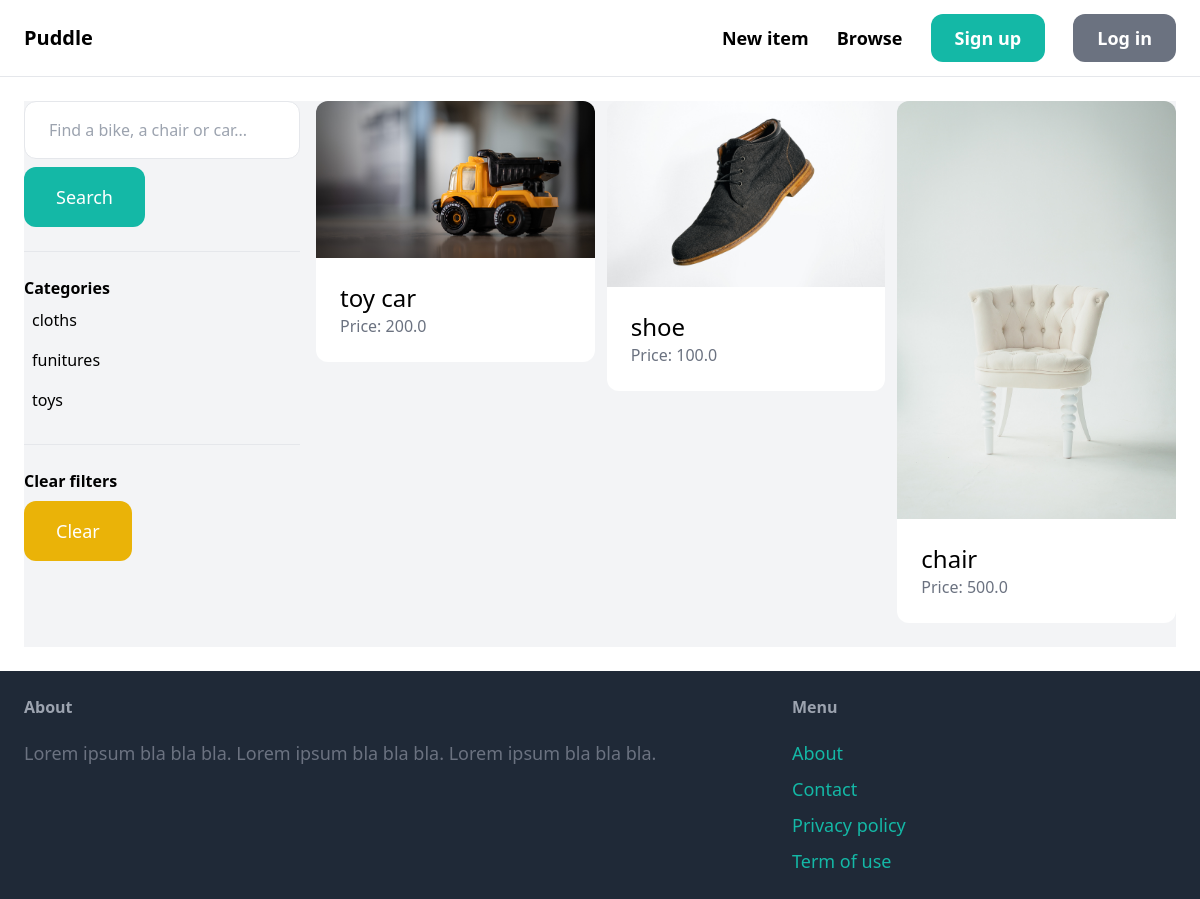
The app's page /items/ with its own data.
### item/models.py (models this page shows, shortened)
class Category(models.Model):
    name = models.CharField(max_length=255)
    class Meta:
        ordering = ('name',)
        verbose_name_plural = 'Categories'

class Item(models.Model):
    category = models.ForeignKey(Category, related_name='items', on_delete=models.CASCADE)
    name = models.CharField(max_length=255)
    descriptions = models.TextField(blank = True, null = True)
    price = models.FloatField()
    image = models.ImageField(upload_to='item_images', blank = True, null = True)
    is_sold = models.BooleanField(default = False)
    created_by = models.ForeignKey(User, related_name = 'items',  on_delete=models.CASCADE)
    created_at = models.DateField(auto_now_add = True,)

### item/views.py (the view)
# urls.py: path('', views.itemlist, name='itemlist'),
def itemlist(request):
    query = request.GET.get('query', '')
    category_id= request.GET.get('category', 0)
    categories = Category.objects.all()
    items = Item.objects.filter(is_sold=False)
    if category_id:
        items=items.filter(category_id=category_id)
    if query:
        items = items.filter(Q(name__icontains=query) | Q(descriptions__icontains=query))
    return render(request, 'item/itemlist.html', {
        'items':items,
        'query':query,
        'categories':categories,
        'category_id':int(category_id)
    } )

### item/templates/item/itemlist.html (shortened to what this page needs)
{% extends 'core/base.html' %}
{% block content %}
    <div class="pb-6 grid grid-cols-4 gap-4 bg-gray-100">
        <div class="col-span-1">
            <form method="get" action="{% url 'item:itemlist' %}">
                <input name="query" class="w-full py-4 px-6 border rounded-xl" type="text" value="{{ query }}" placeholder="Find a bike, a chair or car...">
                <button class="mt-2 py-4 px-8 text-lg bg-teal-500 text-white rounded-xl">Search</button>
            </form>
            <hr class="my-6">
            <p class="font-semibold">Categories</p>
            <ul>
                {% for category in categories %}
                    <li class="py-2 px-2 rounded-xl{% if category.id == category_id %} bg-gray-200{% endif %}">
                        <a href="{% url 'item:itemlist' %}?query={{ query }}&category={{ category.id }}">{{ category.name }}</a>
                    </li>
                {% endfor %}
            </ul>
            <hr class="my-6">
            <p class="font-semibold">Clear filters</p>
            <ul>
                <li><a href="{% url 'item:itemlist' %}" class="mt-2 py-4 px-8 inline-block bg-yellow-500 text-lg rounded-xl text-white">Clear</a>
        </div>
        <div class="col-span-3">
            <div class="grid grid-cols-3 gap-3">
                {% for item in items %}
                    <div>
                        <a href="{% url 'item:detail' item.id %}">
                            <div>
                                <img src="{{ item.image.url }}" class="rounded-t-xl">
                            </div>
                            <div class="p-6 bg-white rounded-b-xl">
                                <h2 class="text-2xl">{{ item.name }}</h2>
                                <p class="text-gray-500">Price: {{ item.price }}</p>
                            </div>
                        </a>
                    </div>
                {% endfor %}
            </div>
        </div>
    </div>
{% endblock %}

### records on screen
Category: name "cloths"
Category: name "funitures"
Category: name "toys"
Item: image (picture), name "toy car", price "200.0"
Item: image (picture), name "shoe", price "100.0"
Item: image (picture), name "chair", price "500.0"
